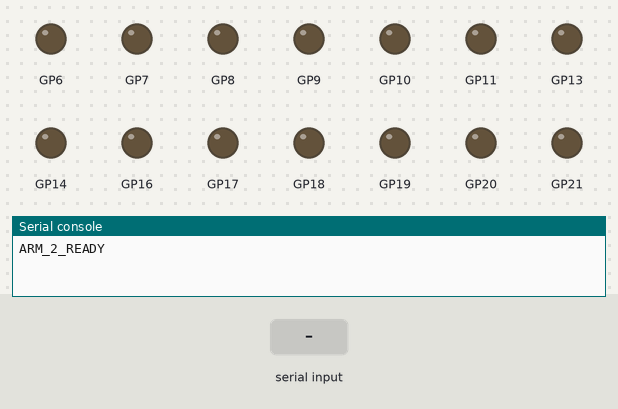
This program was run on a simulated Raspberry Pi Pico running MicroPython. Parts: output pins drawn as LEDs (lit = HIGH), the last lines printed to the serial console. Inputs (shaded band) come from the test bench.

Above: at 1.2 s.
1.3 s: "MOVE_BASE_FWD" typed at the serial console, then Enter
At 2.5 s:
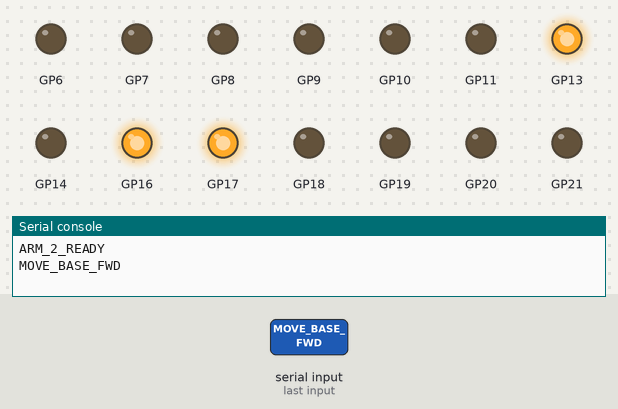
2.8 s: "MOVE_BASE_BACK" typed at the serial console, then Enter
At 3.7 s:
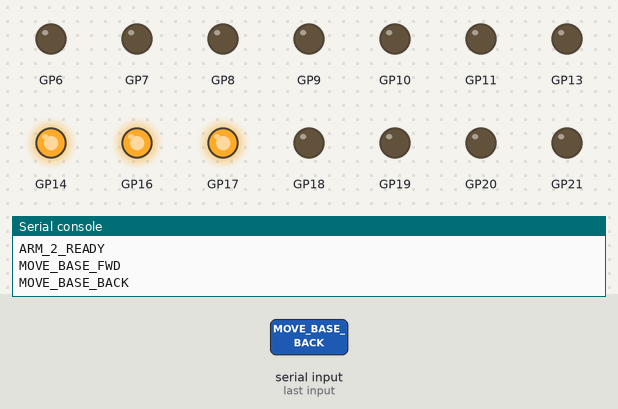
4.3 s: "HOLD_BASE" typed at the serial console, then Enter
At 4.8 s:
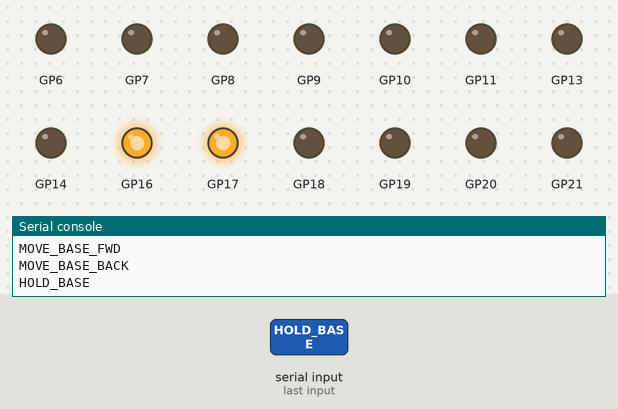
5.8 s: "EXTEND_ARM" typed at the serial console, then Enter
At 6.2 s:
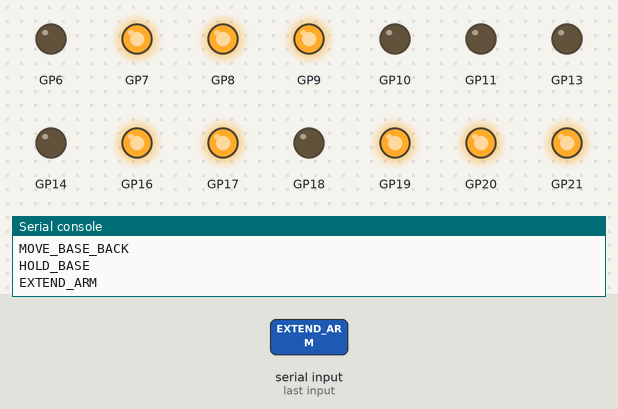
7.3 s: "RETRACT_ARM" typed at the serial console, then Enter
At 8.5 s:
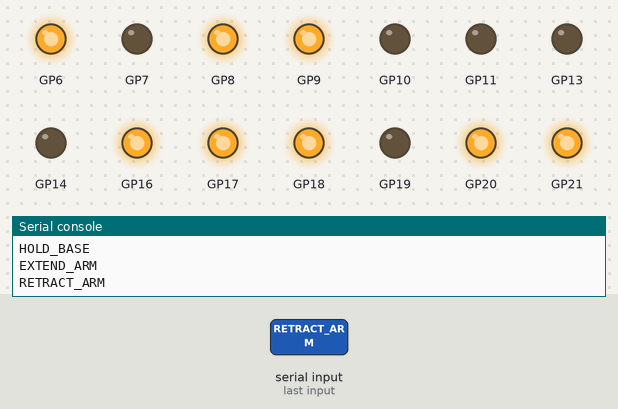
8.8 s: "HOLD_ARM" typed at the serial console, then Enter
At 9.6 s:
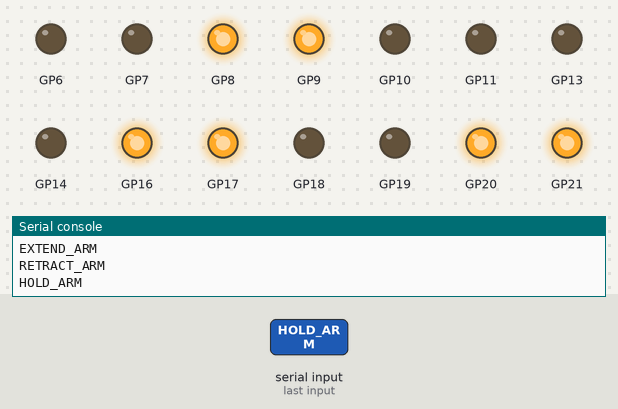
Timing chart, 0 to 11.3 s (numbered marks = the images above; inputs shaded):
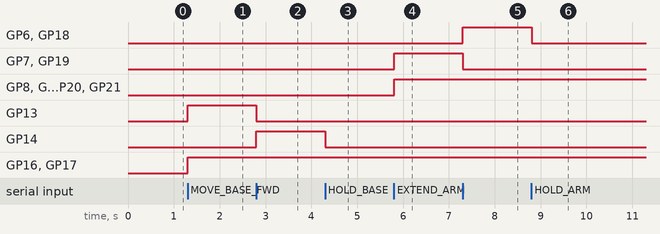

Measured:
- after the input at 1.3 s, GP13, GP16, GP17: LOW → HIGH at once
- after the input at 2.8 s, GP13: HIGH → LOW at once; GP14: LOW → HIGH at once
- after the input at 4.3 s, GP14: HIGH → LOW at once
- after the input at 5.8 s, GP7–9, GP19–21: LOW → HIGH at once
- after the input at 7.3 s, GP6, GP18: LOW → HIGH at once; GP7, GP19: HIGH → LOW at once
- after the input at 8.8 s, GP6, GP18: HIGH → LOW at once

The program:

main.py
```python
# File: main.py (Save to ARM 2 Pico)
# ROLE: DIRECT SPINAL CORD (Granular Control)

import sys
import select
import time
from machine import Pin

ROBOT_ID = "ARM_2"

class Motor:
    def __init__(self, name, rpwm_pin, lpwm_pin, r_en_pin, l_en_pin):
        self.name = name
        self.rpwm = Pin(rpwm_pin, Pin.OUT)
        self.lpwm = Pin(lpwm_pin, Pin.OUT)
        self.r_en = Pin(r_en_pin, Pin.OUT)
        self.l_en = Pin(l_en_pin, Pin.OUT)
        self.stop()

    def forward(self):
        # Logic swapped per previous setup
        self.r_en.value(1); self.l_en.value(1)
        self.rpwm.value(0); self.lpwm.value(1)

    def backward(self):
        # Logic swapped per previous setup
        self.r_en.value(1); self.l_en.value(1)
        self.rpwm.value(1); self.lpwm.value(0)

    def hold(self):
        self.r_en.value(1); self.l_en.value(1)
        self.rpwm.value(0); self.lpwm.value(0)

    def stop(self):
        self.r_en.value(0); self.l_en.value(0)
        self.rpwm.value(0); self.lpwm.value(0)

# --- MOTOR DEFINITIONS ---
# Verify these pins match your physical wiring!
base = Motor("Base", 14, 13, 16, 17)
shoulder = Motor("Shoulder", 18, 19, 20, 21)
elbow = Motor("Elbow", 6, 7, 8, 9)
gripper = Motor("Gripper", 10, 11, 12, 15)

print(f"{ROBOT_ID}_READY")

while True:
    if select.select([sys.stdin], [], [], 0)[0]:
        cmd = sys.stdin.readline().strip()

        if cmd == "WHO_ARE_YOU":
            print(ROBOT_ID)

        # --- MOVEMENT GROUPS ---
        elif cmd == "MOVE_BASE_FWD":   base.forward()
        elif cmd == "MOVE_BASE_BACK":  base.backward()
        elif cmd == "HOLD_BASE":       base.hold() # Stops just the base

        elif cmd == "EXTEND_ARM":      shoulder.forward(); elbow.forward()
        elif cmd == "RETRACT_ARM":     shoulder.backward(); elbow.backward()
        elif cmd == "HOLD_ARM":        shoulder.hold(); elbow.hold() # Stops just the arm

        elif cmd == "GRIPPER_CLOSE":   gripper.backward() # Check your specific polarity
        elif cmd == "GRIPPER_OPEN":    gripper.forward()
        elif cmd == "HOLD_GRIPPER":    gripper.hold()

        # --- SAFETY ---
        elif cmd == "STOP_ALL":
            base.stop(); shoulder.stop(); elbow.stop(); gripper.stop()

    time.sleep(0.01)
```
